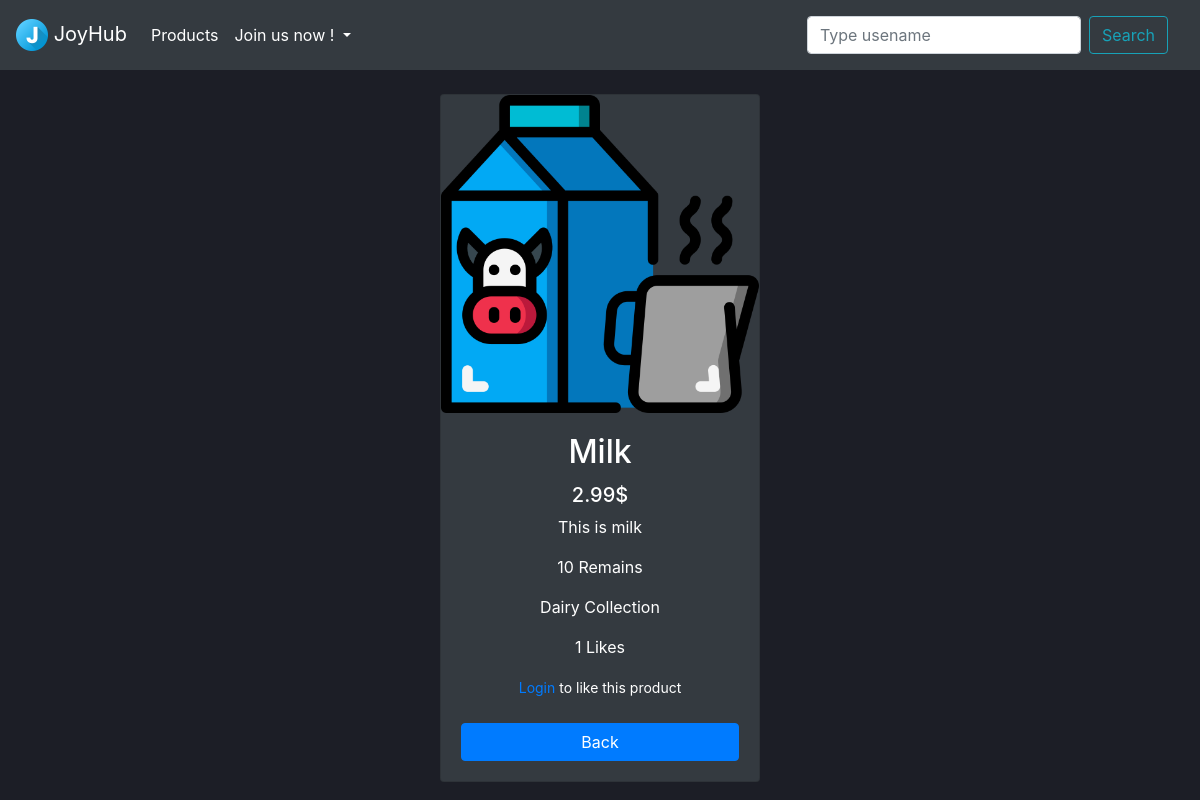
/store/product/2/1/, run on the app's committed database.
### store/models.py (models this page shows)
class Product(models.Model):
    title = models.CharField(max_length=100)  # varchar(100)
    product_image = models.ImageField(default='product_default.png', upload_to='product_pics', null=True, blank=True)
    description = models.TextField()
    slug = models.SlugField(max_length=100)
    price = models.DecimalField(max_digits=14, decimal_places=2)
    inventory = models.PositiveIntegerField()
    collection = models.ForeignKey(Collection, on_delete=models.PROTECT)
    promotions = models.ManyToManyField(Promotion)
    likes = models.ManyToManyField(User, related_name="blog_products")
    last_update = models.DateTimeField(auto_now=True, null=True, blank=True)
    created_at = models.DateTimeField(auto_now_add=True, null=True, blank=True)
    class Meta:
        ordering = ['id']
        indexes = [
            models.Index(fields=['title']),
        ]
    def total_likes(self):
        return self.likes.count()
    def __str__(self):
        return f"{self.title}"
    __repr__ = __str__

class Collection(models.Model):
    title = models.CharField(max_length=255)
    featured_product = models.ForeignKey(
        'Product', on_delete=models.SET_NULL, null=True, blank=True, related_name='+')
    last_update = models.DateTimeField(auto_now=True, null=True, blank=True)
    created_at = models.DateTimeField(auto_now_add=True, null=True, blank=True)
    class Meta:
        ordering = ['title']
    def __str__(self):
        return self.title
    __repr__ = __str__

### store/views.py (the view)
# urls.py: path('product/<int:pk>/<int:pg>/', views.show_detail_of_product, name='show_detail_of_product'),  # View detail
def show_detail_of_product(request, pg, pk):
    detail_of_product = get_object_or_404(Product, id=pk)
    total_likes = detail_of_product.total_likes()
    current_page = pg
    liked = False
    if detail_of_product.likes.filter(id=request.user.id).exists():
        liked = True
    return render(request, 'store/show_detail_of_product.html', {'detail_of_product': detail_of_product,
                                                                 'current_page': current_page,
                                                                 'total_likes': total_likes,
                                                                 'liked': liked})

### store/templates/store/show_detail_of_product.html (shortened to what this page needs)
{% extends 'home/base.html' %}
{% load static %}
{% block content %}
    <body>
        <center>
            <div class="card bg-dark" style="width: 20rem;">
                <img src="{{detail_of_product.product_image.url}}" class="card-img-top">
                <div class="card-body">
                    <h2 class="card-title" style="color: rgb(255, 255, 255);">{{detail_of_product.title}}</h2>
                    <h5 class="card-text" style="color: rgb(255, 255, 255);">{{detail_of_product.price}}$</h5>
                    <p class="card-text" style="color: rgb(255, 255, 255);">{{detail_of_product.description}}</p>
                    <p class="card-text" style="color: rgb(255, 255, 255);">{{detail_of_product.inventory}} Remains</p>
                    <p class="card-text" style="color: rgb(255, 255, 255);">{{detail_of_product.collection}} Collection</p>
                    <p class="card-text" style="color: rgb(255, 255, 255);">{{total_likes}} Likes</p>
                    <form action="{%url 'like_product' detail_of_product.pk current_page%}" method="post">
                        {%if user.is_authenticated%}
                            {%if liked%}
                                <button class="btn btn-primary btn-sm" type="submit" name="product_id" value="{{detail_of_product.id}}">Liked</button>
                            {%else%}
                                <button class="btn btn-secondary btn-sm" type="submit" name="product_id" value="{{detail_of_product.id}}">Like</button>
                            {%endif%}
                        {%else%}
                        <small style="color: rgb(255, 255, 255);"><a class="card-link" href="{%url 'login'%}">Login</a> to like this product</small>
                        {%endif%}
                    </form>
                    <br>
                    <a class="btn btn-primary btn-block" href="/store/products/?page={{current_page}}">Back</a>
                </div>
            </div>
        </center>
    </body>
{% endblock %}

### home/templates/home/base.html (style rules this page uses)
body { background: rgb(28, 30, 38); }

### data on the page
Product: product_image (picture), title "Milk", price "2.99", description "This is milk", inventory "10", collection "Dairy"

### other printed values
{{ total_likes }} "1"
